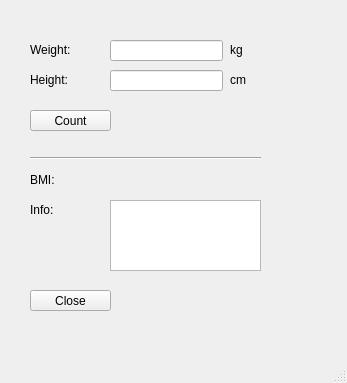
<?xml version="1.0" encoding="UTF-8"?>
<ui version="4.0">
 <class>MainWindow</class>
 <widget class="QMainWindow" name="MainWindow">
  <property name="geometry">
   <rect>
    <x>0</x>
    <y>0</y>
    <width>347</width>
    <height>383</height>
   </rect>
  </property>
  <property name="windowTitle">
   <string>MainWindow</string>
  </property>
  <widget class="QWidget" name="centralwidget">
   <widget class="QLabel" name="weight_label">
    <property name="geometry">
     <rect>
      <x>30</x>
      <y>40</y>
      <width>63</width>
      <height>20</height>
     </rect>
    </property>
    <property name="text">
     <string>Weight:</string>
    </property>
   </widget>
   <widget class="QLabel" name="height_label">
    <property name="geometry">
     <rect>
      <x>30</x>
      <y>70</y>
      <width>63</width>
      <height>20</height>
     </rect>
    </property>
    <property name="text">
     <string>Height:</string>
    </property>
   </widget>
   <widget class="QLabel" name="kg_label">
    <property name="geometry">
     <rect>
      <x>230</x>
      <y>40</y>
      <width>31</width>
      <height>20</height>
     </rect>
    </property>
    <property name="text">
     <string>kg</string>
    </property>
   </widget>
   <widget class="QLabel" name="cm_label">
    <property name="geometry">
     <rect>
      <x>230</x>
      <y>70</y>
      <width>31</width>
      <height>20</height>
     </rect>
    </property>
    <property name="text">
     <string>cm</string>
    </property>
   </widget>
   <widget class="QLineEdit" name="weightLineEdit">
    <property name="geometry">
     <rect>
      <x>110</x>
      <y>40</y>
      <width>113</width>
      <height>21</height>
     </rect>
    </property>
   </widget>
   <widget class="QLineEdit" name="heightLineEdit">
    <property name="geometry">
     <rect>
      <x>110</x>
      <y>70</y>
      <width>113</width>
      <height>21</height>
     </rect>
    </property>
   </widget>
   <widget class="QPushButton" name="countButton">
    <property name="geometry">
     <rect>
      <x>30</x>
      <y>110</y>
      <width>81</width>
      <height>21</height>
     </rect>
    </property>
    <property name="text">
     <string>Count</string>
    </property>
   </widget>
   <widget class="Line" name="line">
    <property name="geometry">
     <rect>
      <x>30</x>
      <y>150</y>
      <width>231</width>
      <height>16</height>
     </rect>
    </property>
    <property name="orientation">
     <enum>Qt::Horizontal</enum>
    </property>
   </widget>
   <widget class="QLabel" name="bmi_label">
    <property name="geometry">
     <rect>
      <x>30</x>
      <y>170</y>
      <width>51</width>
      <height>20</height>
     </rect>
    </property>
    <property name="text">
     <string>BMI:</string>
    </property>
   </widget>
   <widget class="QLabel" name="info_label">
    <property name="geometry">
     <rect>
      <x>30</x>
      <y>200</y>
      <width>51</width>
      <height>20</height>
     </rect>
    </property>
    <property name="text">
     <string>Info:</string>
    </property>
   </widget>
   <widget class="QLabel" name="resultLabel">
    <property name="geometry">
     <rect>
      <x>110</x>
      <y>170</y>
      <width>151</width>
      <height>20</height>
     </rect>
    </property>
    <property name="text">
     <string/>
    </property>
   </widget>
   <widget class="QTextBrowser" name="infoTextBrowser">
    <property name="geometry">
     <rect>
      <x>110</x>
      <y>200</y>
      <width>151</width>
      <height>71</height>
     </rect>
    </property>
   </widget>
   <widget class="QPushButton" name="closeButton">
    <property name="geometry">
     <rect>
      <x>30</x>
      <y>290</y>
      <width>81</width>
      <height>21</height>
     </rect>
    </property>
    <property name="text">
     <string>Close</string>
    </property>
   </widget>
  </widget>
  <widget class="QMenuBar" name="menubar">
   <property name="geometry">
    <rect>
     <x>0</x>
     <y>0</y>
     <width>347</width>
     <height>25</height>
    </rect>
   </property>
  </widget>
  <widget class="QStatusBar" name="statusbar"/>
 </widget>
 <resources/>
 <connections/>
</ui>
